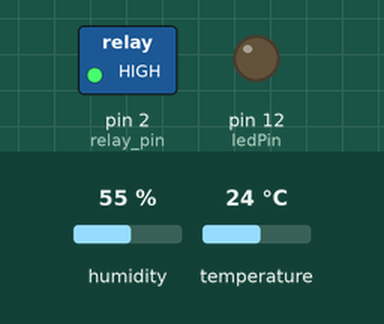
Recording of a sketch running on a simulated Arduino Uno, built with avr-gcc and run on an emulated ATmega328P. Parts: switched loads named in the sketch (green lamp = pin HIGH), output pins drawn as LEDs (lit = HIGH). The test bench sets the inputs (shaded band); at power-on: humidity 55 %, temperature 24 °C. The modem accepts every AT command (registered, SIM ready, sends succeed) and sends nothing else; what the sketch prints to the serial monitor is not drawn.

Above: at 1.9 s.
At 19.6 s:
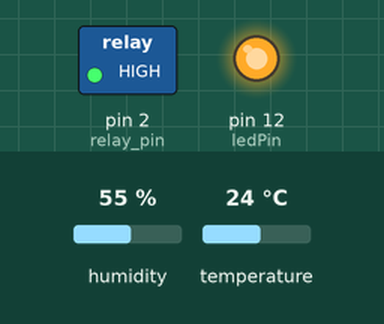
At 44.6 s:
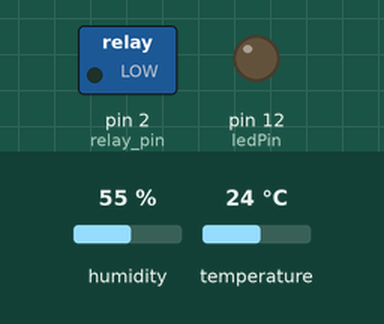
Timing chart, 0 to 46.1 s (numbered marks = the images above):
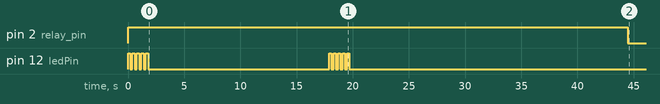

The sketch:

arduino.ino
```cpp
#include <dht.h>
#include <SoftwareSerial.h>
#include <string.h>
SoftwareSerial gprsSerial(7, 8);

int di=1;
char mn[]="8824510148";
char l[]="uit-audi-kota";

int DHT11_PIN = 4;
int soil_sensor_pin = A0;
int rainSensePin = A1;
int relay_pin = 2;
int response;
int ledPin=12;

dht DHT;
int temperature,air_humidity,soil_moisture,rain;

void setup() {
  //Serial.begin(9600);
  pinMode(DHT11_PIN, INPUT);
  pinMode(soil_sensor_pin, INPUT);
  pinMode(rainSensePin, INPUT);
  pinMode(relay_pin, OUTPUT);
  pinMode(ledPin, OUTPUT);
  digitalWrite(relay_pin,HIGH);
  int q=0;
  for(q=0;q<5;q++){
    digitalWrite(ledPin,HIGH);
    delay(200);
    digitalWrite(ledPin,LOW);
    delay(200);
    }
  gprsSerial.begin(19200);
  Serial.begin(19200);
  Serial.println("Config SIM900...");
  delay(6000);
  Serial.println("Done!...");
  gprsSerial.flush();
  Serial.flush();
  // attach or detach from GPRS service
  gprsSerial.println("AT+CGATT?");
  delay(2000);
  toSerial();
  // bearer settings
  gprsSerial.println("AT+SAPBR=3,1,\"CONTYPE\",\"GPRS\"");
  delay(2000);
  toSerial();
  // bearer settings
  gprsSerial.println("AT+SAPBR=3,1,\"APN\",\"rcomnet\"");
  delay(2000);
  toSerial();
  // bearer settings
  gprsSerial.println("AT+SAPBR=1,1");
  delay(2000);
  toSerial();
  for(q=0;q<5;q++){
    digitalWrite(ledPin,HIGH);
    delay(200);
    digitalWrite(ledPin,LOW);
    delay(200);
    }
}

void loop() {
  digitalWrite(ledPin,LOW);
  readdata();
  //digitalWrite(relay_pin,LOW);
  char last[123];
  gprsSerial.println("AT+HTTPINIT");
  delay(3000);
  toSerial();
  sprintf(last,"AT+HTTPPARA=\"URL\",\"http://rtuproject.co.nf/write_data.php?di=%d&mn=%s&l=%s&t=%d&ah=%d&sm=%d&r=%d\"",di,mn,l,temperature,air_humidity,soil_moisture,rain);

  gprsSerial.println(last);
  delay(3000);
  toSerial();

  // set http action type 0 = GET, 1 = POST, 2 = HEAD
  gprsSerial.println("AT+HTTPACTION=0");
  delay(2000);
  toSerial();
  // read server response
  gprsSerial.println("AT+HTTPREAD");
  delay(2000);
  toSerial();
  gprsSerial.println("");
  gprsSerial.println("AT+HTTPTERM");
  toSerial();
  delay(500);
  gprsSerial.println("");

  //Serial.println(response);
  delay (1000);
  int i,c=15*2;
  String o="0";

  for(i=0;i<c;i++){
   Serial.print(i);
  Serial.print(" now at");
  delay(1000);
  gprsSerial.println("AT+HTTPINIT");
    delay(2000);
    toSerial();
    // set http param value

    char lastx[100];
    sprintf(lastx,"AT+HTTPPARA=\"URL\",\"http://rtuproject.co.nf/app_response/%d.txt\"",di);
    gprsSerial.println(lastx);
    delay(500);
    toSerial();

    // set http action type 0 = GET, 1 = POST, 2 = HEAD
    gprsSerial.println("AT+HTTPACTION=0");
    delay(1000);
    toSerial();

    // read server response
    gprsSerial.println("AT+HTTPREAD");
    delay(1000);
    toSerial();
    gprsSerial.println("AT+HTTPREAD");
    delay(500);
    int z;
    while(gprsSerial.available()!=0){
      Serial.write(gprsSerial.read());
      z=gprsSerial.read();
      //Serial.println(z);
      delay(100);
      }
    Serial.println(".......");
    Serial.println(z);
    if(z!=-1){
    do{
      digitalWrite(relay_pin,LOW);
      Serial.println("relay is on");

      gprsSerial.println(lastx);
      delay(500);
      toSerial();

      // set http action type 0 = GET, 1 = POST, 2 = HEAD
      gprsSerial.println("AT+HTTPACTION=0");
      delay(1000);
      toSerial();
      gprsSerial.println("AT+HTTPREAD");
      delay(500);
      while(gprsSerial.available()!=0){
        Serial.write(gprsSerial.read());
        z=gprsSerial.read();
        //Serial.println(z);
        delay(100);
        }
      Serial.println(".......");
      Serial.println(z);
      }while(z!=-1);
    digitalWrite(relay_pin,HIGH);
    Serial.println("reloay is off now");
    }
    //Serial.println("app response: ");

    gprsSerial.println("");
    gprsSerial.println("AT+HTTPTERM");
    toSerial();
    delay(500);
    gprsSerial.println("");
    }
  //delay(1000*60*2);
}

void readdata(){
  //getting temperature and air humidity data
  int chk = DHT.read11(DHT11_PIN);
  Serial.print("Temperature = ");
  Serial.println(DHT.temperature);
  temperature=DHT.temperature;
  Serial.print("Humidity = ");
  Serial.println(DHT.humidity);
  air_humidity=DHT.humidity;
  delay(500);

  //getting soil moisture data
  soil_moisture= analogRead(soil_sensor_pin);
  soil_moisture= map(soil_moisture,0,1024,0,100);
  soil_moisture= 100-soil_moisture;
  Serial.print("Soil Moisture: ");
  Serial.print(soil_moisture);
  Serial.println(" \%");
  delay(500);

  //rain snsor data
  rain = analogRead(rainSensePin);
  rain = map(rain,0,1024,0,100);
  rain = 100-rain;
  Serial.print("rain data: ");
  Serial.println(rain);
  delay(500);
}

void toSerial()
{
  while(gprsSerial.available()!=0){
    Serial.write(gprsSerial.read());
    delay(50);
  }
}
```

Measured:
- by itself, pin 2 (relay_pin): HIGH → LOW at 44.5 s
